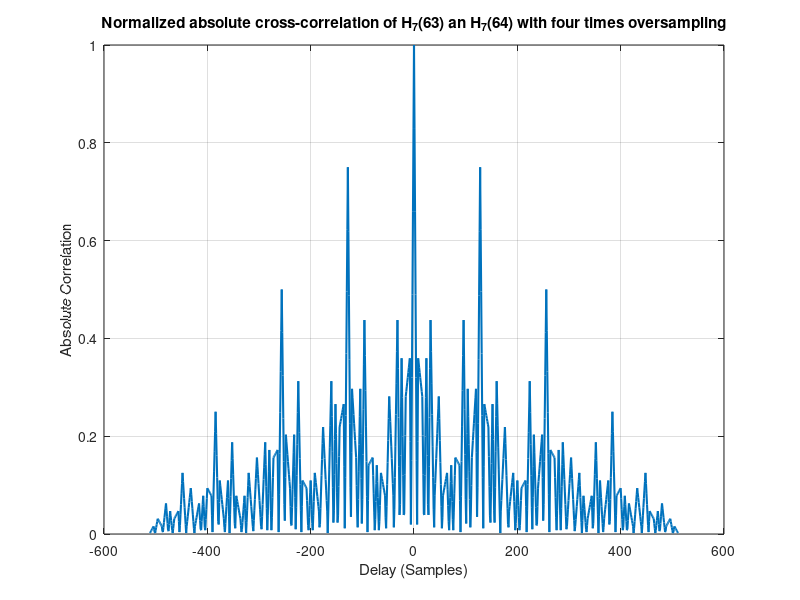

Recreate this plot in MATLAB.
%% Normalized absolute cross-correlation of H_7(63) an H_7(64) with four
%% times oversampling
% 
% Copyright 2007 Telecommunications Lab
% $Revision: 1.0 $ $Date: 2007/06/21 12:45:07 $

%%
% 
clength=128;
C=hadamard(clength);
code1=C(63,:).';
code2=C(64,:).';
% Oversampled code, oversampling factor 4, square chip pulse-shape, i.e., 
% code chips are repeated 4 times:
code1o=kron(code1,[1 1 1 1].');
code2o=kron(code1,[1 1 1 1].');

%% Plot autocorrelation of code 1, and cross-correlation
%between code 1 and code 2
lag=-(2*length(code1o)-2)/2:(2*length(code1o)-2)/2;
plot(lag,(abs(xcorr(code1o,code1o)))/length(code1o),'Linewidth',1.5)
xlabel('Delay (Samples)');ylabel('Absolute Correlation')
title('Normalized absolute cross-correlation of H_7(63) an H_7(64) with four times oversampling')
grid on;